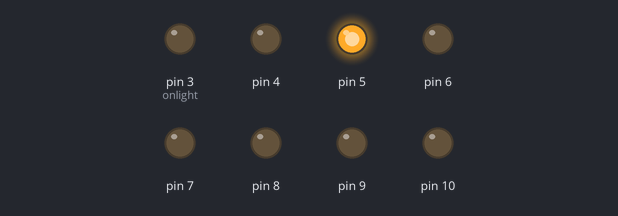
Bench run of a sketch on a simulated Arduino Uno, built with avr-gcc and run on an emulated ATmega328P. Shown: output pins drawn as LEDs (lit = HIGH). Random numbers use the default seed unless the sketch sets one.

Above: at 0.4 s.
At 8.35 s:
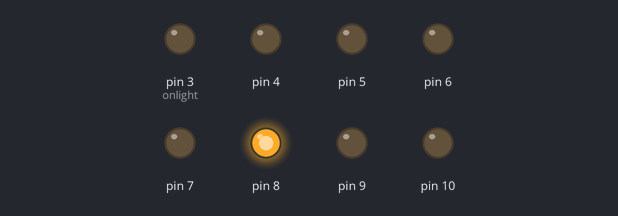
At 14.81 s:
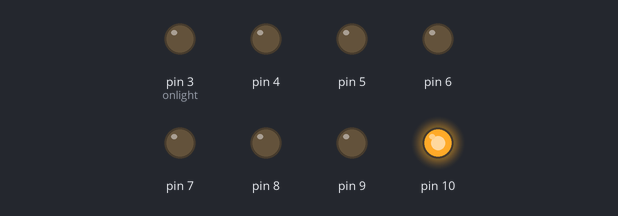
At 21.87 s:
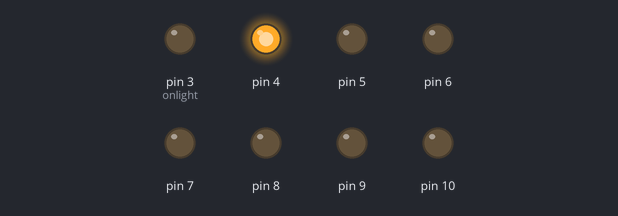
At 25.77 s:
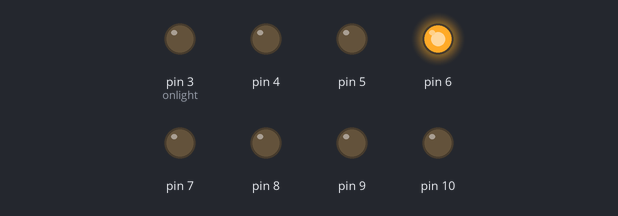
At 39.54 s:
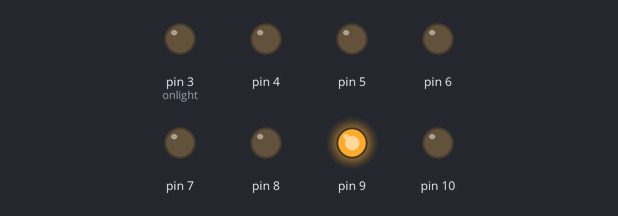
Timing chart, 0 to 40.0 s (numbered marks = the images above):
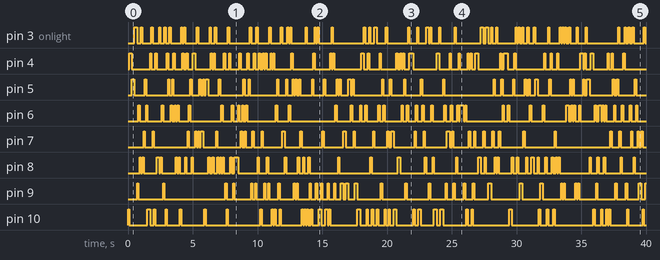

The sketch:

knightrider_random.ino
```cpp
int timedelay = 100;
bool increase = true;
int onlight = 3;

void setup() {
  // put your setup code here, to run once:
  pinMode(3, OUTPUT);
  pinMode(4, OUTPUT);
  pinMode(5, OUTPUT);
  pinMode(6, OUTPUT);
  pinMode(7, OUTPUT);
  pinMode(8, OUTPUT);
  pinMode(9, OUTPUT);
  pinMode(10, OUTPUT);
}

void loop() {
  // put your main code here, to run repeatedly:
  digitalWrite(onlight, LOW);
  onlight = random(3, 11);
  digitalWrite(onlight, HIGH);
  delay(timedelay);

}
```

Measured:
- by itself, pin 3 (onlight): LOW → HIGH at 0.50 s, → LOW 0.20 s later, → HIGH 0.30 s later, → LOW 0.10 s later, … (106 changes in this stretch)
- by itself, pin 4: LOW → HIGH at 0.10 s, → LOW 0.20 s later, → HIGH 1.4 s later, → LOW 0.10 s later, … (98 changes in this stretch)
- by itself, pin 5: LOW → HIGH at 0.30 s, → LOW 0.20 s later, → HIGH 0.80 s later, → LOW 0.10 s later, … (82 changes in this stretch)
- by itself, pin 6: LOW → HIGH at 0.80 s, → LOW 0.10 s later, → HIGH 0.50 s later, → LOW 0.10 s later, … (92 changes in this stretch)
- by itself, pin 7: LOW → HIGH at 1.2 s, → LOW 0.10 s later, → HIGH 0.60 s later, → LOW 0.10 s later, … (70 changes in this stretch)
- by itself, pin 8: LOW → HIGH at 0.90 s, → LOW 0.10 s later, → HIGH 0.10 s later, → LOW 0.10 s later, … (90 changes in this stretch)
- by itself, pin 9: LOW → HIGH at 0.70 s, → LOW 0.10 s later, → HIGH 1.9 s later, → LOW 0.10 s later, … (75 changes in this stretch)
- by itself, pin 10: LOW → HIGH at 0.00 s, → LOW 0.10 s later, → HIGH 1.4 s later, → LOW 0.20 s later, … (82 changes in this stretch)
